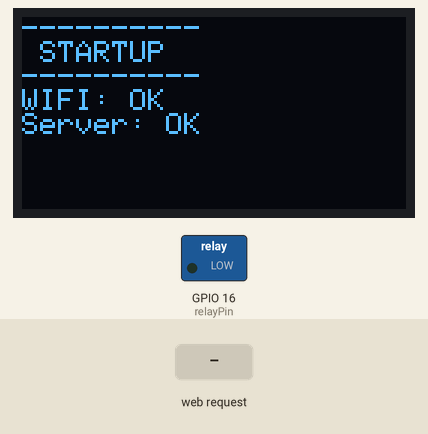
Bench run of a sketch on a simulated ESP8266 (NodeMCU). Shown: 128×64 one-colour display, switched loads named in the sketch (green lamp = pin HIGH). The inputs (shaded band) are chosen by the test bench. WiFi joins after 1.5 s; servers stay silent unless stated; what the sketch prints to the serial monitor is not drawn.

Above: at 1.7 s.
5.0 s: HTTP request GET /on received
At 5.3 s:
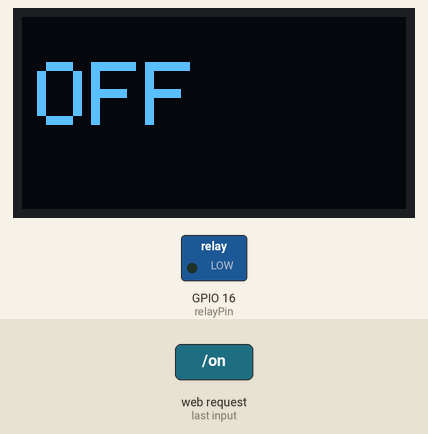
At 11.3 s:
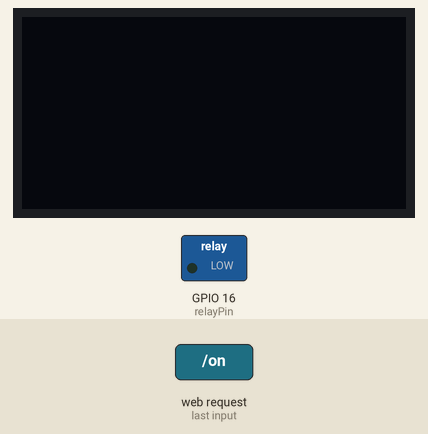
Timing chart, 0 to 12.5 s (numbered marks = the images above; inputs shaded):
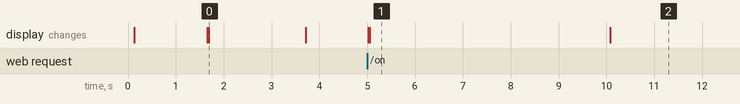

Measured:
- after the input at 5.0 s, the display: first changes at once (image 1 shows a later state)
- what the display in image 0 shows lasts 2.0 s, from 1.7 s to 3.7 s
- what the display in image 1 shows lasts 5.0 s, from 5.1 s to 10.1 s

The sketch:

termostato.ino
```cpp
#include "Adafruit_SSD1306.h"
#include <ESP8266WiFi.h>
#include <WiFiClient.h>
#include <ESP8266WebServer.h>
#include <Ticker.h>
#include "index.h" //HTML

const char* ssid = "xxx";
const char* password = "xxx";
const int relayPin = 16;
int screenLinesUsed = 0;

ESP8266WebServer server(80);
Adafruit_SSD1306 OLED(0);
Ticker temporizador;

int repeticiones = 0;
int contador = 0;

void setup()   {

  // Inicio el puerto del rele
  pinMode(relayPin, OUTPUT);

  // Inicio el log en el puerto serie
  Serial.begin(115200);

  // Inicio la pantalla oled
  OLED.begin(SSD1306_SWITCHCAPVCC, 0x3C);  // initialize with the I2C addr 0x3C (for the 64x48)

  // Configuro la pantalla
  OLED.clearDisplay();
  OLED.setTextSize(1);
  OLED.setTextColor(WHITE);
  OLED.setCursor(0, 0);

  outputMSG("----------", true);
  outputMSG(" STARTUP", true);
  outputMSG("----------", true);

  // Conecto al Wifi
  outputMSG("WIFI:", false);

  //Static IP address configuration
  IPAddress staticIP(192, 168, 2, 52); //ESP static ip
  IPAddress gateway(192, 168, 2, 1);   //IP Address of your WiFi Router (Gateway)
  IPAddress subnet(255, 255, 255, 0);  //Subnet mask
  IPAddress dns(8, 8, 8, 8);  //DNS
  WiFi.config(staticIP, subnet, gateway, dns);

  WiFi.begin(ssid, password);
  while (WiFi.status() != WL_CONNECTED)
  {
    delay(250);
  }
  outputMSG(" OK", true);
  Serial.println(WiFi.localIP().toString().c_str());

  // Arranco el servidor web
  server.on("/", handleRoot);
  server.on("/on", handleOn);
  server.on("/time", handleTime);
  server.begin();
  outputMSG("Server: OK", true);

  // Limpio la pantalla
  delay(2000);
  clearDisplay();

}

void loop() {

  server.handleClient();

}

void handleRoot() {

  server.send_P(200, "text/html", MAIN_page);

}

void handleOn() {

  //Seteo el tiempo que se va a encender la calefaccion
  contador = 0;
  repeticiones = server.arg(0).toInt();

  //Arranco el programa de la calefaccion
  calefaccion();

  server.send(200, "application/json", "{\"response\":\"OK\"}");

}

void handleTime() {

  String time = "";

  if (contador > 0) {

    time = String((repeticiones + 1) - contador);

  } else {

    time = String(repeticiones - contador);
  }

  server.send(200, "application/json", "{\"time\":" + time + "}");

}

void calefaccion() {

  //Muestro el tiempo en pantalla
  showTime(repeticiones - contador);

  //Si el tiempo ha pasado
  if (contador >= repeticiones) {

    //Pongo los contadores a 0
    contador = 0;
    repeticiones = 0;

    //Apago el rele
    digitalWrite(relayPin, LOW);

    //Muestro off en pantalla
    showOff();

    //Si el tiempo no ha pasado
  } else {

    //Enciendo el rele
    digitalWrite(relayPin, HIGH);

    //Le sumo un minuto al contador de minutos
    contador++;

    //Llamo a la funcion cada 60s
    temporizador.attach(60, calefaccion);

  }

}

void outputMSG(String msg, bool newLine) {

  if (newLine) {

    Serial.println(msg);
    OLED.println(msg);
    screenLinesUsed++;

  } else {

    Serial.print(msg);
    OLED.print(msg);

  }

  OLED.display();

}

void showTime(int time) {

  OLED.clearDisplay();
  OLED.setCursor(4, 0);
  OLED.setTextColor(WHITE);

  OLED.setTextSize(5);
  OLED.println(String(time));

  OLED.setTextSize(1);
  OLED.setCursor(5, 40);
  OLED.println(" minutes");

  OLED.display();

}

void showOff() {

  OLED.clearDisplay();
  OLED.setCursor(5, 15);
  OLED.setTextColor(WHITE);
  OLED.setTextSize(3);
  OLED.println("OFF");
  OLED.display();

  temporizador.attach(5, clearDisplay);

}

void clearDisplay() {

  OLED.clearDisplay();
  OLED.display();

}
```

index.h
```cpp
static const char MAIN_page[] PROGMEM = R"=====(
<html>
    <head>
        <title>Calefaccion</title>
        <meta name="viewport" content="width=device-width, initial-scale=1.0">
        <style>

            @import url('https://fonts.googleapis.com/css?family=Roboto:100,300');

            body{
                font-family: 'Roboto';
                margin: 0px;
                background: #283044;
            }

            .container{
                width: 400px;
                margin:50px auto;
                text-align:center;
                background: white;
                border-radius: 30px;
            }

            @media only screen and (max-width: 400px) {

                body{
                    background: white;
                }

                .container{
                    width: 100%;
                    margin: 0px;
                    border-radius: 0px;
                }

            }

            .presets{
                padding: 10px;
                Margin: 10px 0px;
            }

            button{
                padding: 10px;
                width: calc(50% - 15px);
                border: 0px;
                margin: 5px;
                font-size: 17px;
                background: #78A1BB;
                color: white;
                border-radius: 10px;
            }

            button:hover{
                background: #283044;
            }

            .stop{

                width: 70%;
                background: #F76560;

            }

            h1{
                font-weight: 10;
                margin: 0px 0px -20px 0px;
                font-size: 65px;
                padding-top: 10px;
                color: #78A1BB;
            }

            /* Counter */

            .counter {
                position: relative;
                top: 30px;
                width: 300px;
                margin: 0 auto 30px auto;
                display: none;
            }

            .controlls {
                position: absolute;
                left: 75px;
                top: 105px;
                text-align: center;
            }

            .display-remain-time {
                font-family: 'Roboto';
                font-weight: 100;
                font-size: 65px;
                color: #78A1BB;
            }

            #pause {
                outline: none;
                background: transparent;
                border: none;
                margin-top: 10px;
                width: 50px;
                height: 50px;
                position: relative;
            }

            .play::before {
                display: block;
                content: "";
                position: absolute;
                top: 8px;
                left: 16px;
                border-top: 15px solid transparent;
                border-bottom: 15px solid transparent;
                border-left: 22px solid #78A1BB;
            }

            .pause::after {
                content: "";
                position: absolute;
                top: 8px;
                left: 12px;
                width: 15px;
                height: 30px;
                background-color: transparent;
                border-radius: 1px;
                border: 5px solid #78A1BB;
                border-top: none;
                border-bottom: none;
            }

            #pause:hover {
                opacity: 0.8;
            }

            .e-c-base {
                fill: none;
                stroke: #B6B6B6;
                stroke-width: 4px
            }

            .e-c-progress {
                fill: none;
                stroke: #78A1BB;
                stroke-width: 4px;
                transition: stroke-dashoffset 0.7s;
            }

            .e-c-pointer {
                fill: #FFF;
                stroke: #78A1BB;
                stroke-width: 2px;
            }

            #e-pointer {
                transition: transform 0.7s;
            }

        </style>
    </head>
    <body>
        <div class="container">
            <h1>Calefaccion</h1>
            <div id="counter" class="counter">
                <div class="circle">
                    <svg width="300" viewBox="0 0 220 220" xmlns="http://www.w3.org/2000/svg">
                        <g transform="translate(110,110)">
                            <circle r="100" class="e-c-base" />
                            <g transform="rotate(-90)">
                                <circle r="100" class="e-c-progress" />
                                <g id="e-pointer">
                                    <circle cx="100" cy="0" r="8" class="e-c-pointer" />
                                </g>
                            </g>
                        </g>
                    </svg>
                </div>
                <div class="controlls">
                    <div class="display-remain-time">00:30</div>
                    <button id="stop" class="stop">Apagar</button>
                </div>
            </div>
            <div class="presets">
                <button class="start" data="5">5 min</button></a>
                <button class="start" data="10">10 min</button></a>
                <button class="start" data="15">15 min</button></a>
                <button class="start" data="20">20 min</button></a>
                <button class="start" data="25">25 min</button></a>
                <button class="start" data="30">30 min</button></a>
                <button class="start" data="45">45 min</button></a>
                <button class="start" data="60">1 h</button></a>
            </div>
        </div>
        <script>
            //circle start
            let intervalTimer;
            let progressBar = document.querySelector('.e-c-progress');
            let indicator = document.getElementById('e-indicator');
            let pointer = document.getElementById('e-pointer');
            let counter = document.getElementById('counter');
            let stopButton = document.getElementById('stop');
            let presetButton = document.getElementById('start');
            let length = Math.PI * 2 * 100;
            progressBar.style.strokeDasharray = length;

            //circle ends
            const displayOutput = document.querySelector('.display-remain-time')
            const pauseBtn = document.getElementById('pause');
            const setterBtns = document.querySelectorAll('button[data-setter]');

            function start(time) {

                let req = new XMLHttpRequest();
                req.open('GET', '/on?t='+time, false);
                req.send();
                if (req.status == 200){

                    stop();

                    let wholeTime = time * 60;
                    counter.style.display = 'block';
                    update(wholeTime, wholeTime); //refreshes progress bar
                    displayTimeLeft(wholeTime, wholeTime);
                    timer(wholeTime);

                }

            }

            function hardStop() {

                let req = new XMLHttpRequest();
                req.open('GET', '/on?t=0', false);
                req.send();
                if (req.status == 200){

                    stop();

                }

            }

            function stop() {

                counter.style.display = 'none';
                clearInterval(intervalTimer);
                displayTimeLeft(0, 0);

            }

            function timer(seconds) {

                let remainTime = (Date.now() + (seconds * 1000));

                intervalTimer = setInterval(function () {

                    let timeLeft = Math.round((remainTime - Date.now()) / 1000);
                    if (timeLeft < 0) {

                        stop();

                    } else {

                        displayTimeLeft(timeLeft, seconds);

                    }

                }, 1000);

            }

            function update(value, timePercent) {

                var offset = -length - length * value / (timePercent);
                progressBar.style.strokeDashoffset = offset;
                pointer.style.transform = `rotate(${360 * value / (timePercent)}deg)`;

            };

            function displayTimeLeft(timeLeft, wholeTime) {

                let minutes = Math.floor(timeLeft / 60);
                let seconds = timeLeft % 60;
                let displayString = `${minutes < 10 ? '0' : ''}${minutes}:${seconds < 10 ? '0' : ''}${seconds}`;
                displayOutput.textContent = displayString;
                update(timeLeft, wholeTime);

            }

            function init(){

                let req = new XMLHttpRequest();
                req.open('GET', '/time', false);
                req.send();
                if (req.status == 200){

                    let response = JSON.parse(req.responseText);
                    let time = response.time;
                    if(time > 0){ start(time); }

                }

            }

            stopButton.addEventListener("click", hardStop);
            const predefinidos = document.querySelectorAll('.start');
            predefinidos.forEach(element => {
                element.addEventListener("click", function(event){
                    start(this.getAttribute("data"));
                });

            });

            init();

        </script>
    </body>
</html>
)=====";
```
